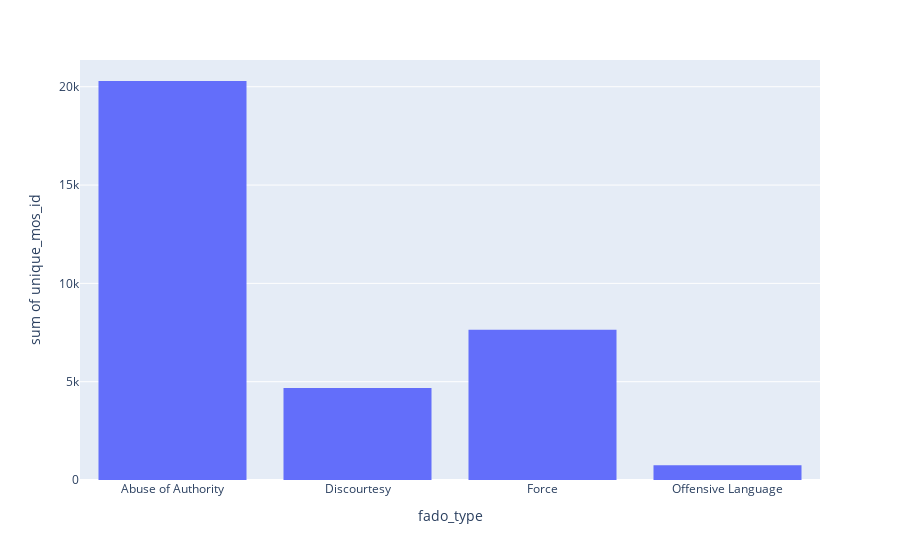

The cell this chart's notebook holds for it:
### Code cell
allegation_fig = px.histogram(allegation_type, x = 'fado_type', y = 'unique_mos_id')
allegation_fig.show()

### Figure 1 — Plotly figure (JSON) as saved in the notebook; plotly's stock layout.template omitted (floating-point values rounded to 4 significant figures)
{"data": [{"alignmentgroup": "True", "bingroup": "x", "histfunc": "sum", "hovertemplate": "fado_type=%{x}<br>sum of unique_mos_id=%{y}<extra></extra>", "legendgroup": "", "marker": {"color": "#636efa", "pattern": {"shape": ""}}, "name": "", "offsetgroup": "", "orientation": "v", "showlegend": false, "type": "histogram", "x": ["Abuse of Authority", "Discourtesy", "Force", "Offensive Language"], "xaxis": "x", "y": [20292, 4677, 7636, 753], "yaxis": "y"}], "layout": {"barmode": "relative", "legend": {"tracegroupgap": 0}, "margin": {"t": 60}, "xaxis": {"anchor": "y", "domain": [0, 1], "title": {"text": "fado_type"}}, "yaxis": {"anchor": "x", "domain": [0, 1], "title": {"text": "sum of unique_mos_id"}}}}
